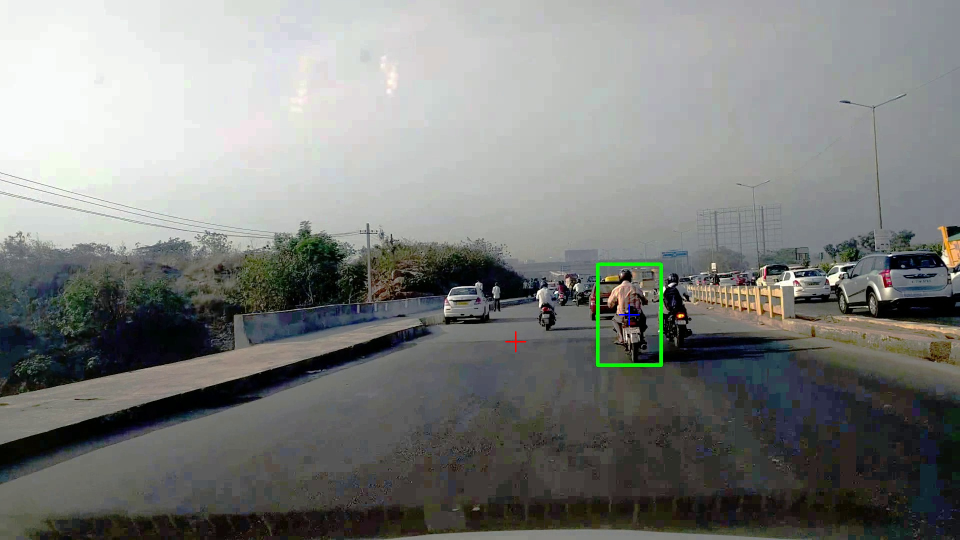
#> input picture wandb/run-20231229_210156-7oqmv3mz/files/media/images/Validation Examples 1 per Epoch_11_80078c04de2ce720b224.png, 1920 x 1080 px, given in place of frame_0000.jpg, which was not available (shown at 1/2 size)
$ jupyter execute --allow-errors data_preprocess.ipynb   (text cells are left out)
#> lines starting #> are read from the running program, lines starting #| are printed output that depends on the picture; pictures that were not available may be replaced by others from this repository, and a replacement may not be noted
[cell 1]
import os
import cv2
from tqdm import tqdm
import shutil

import numpy as np
import matplotlib.pyplot as plt
import random
from scipy.stats import wasserstein_distance
from sklearn.cluster import KMeans
import seaborn as sns

[cell 2]
input_path = '/home/anto/University/Driving-Visual-Attention/data/images'
dest_folder = '/home/anto/University/Driving-Visual-Attention/data/cropped_images'

do_cropping = False
if do_cropping:
    crop_images(input_path, dest_folder)

[cell 3]
# Extract 20 random paths, one for each driver
def extract_drivers_photos(main_folder, display = False):
    # List of dictionaries to store paths
    paths = []

    # Loop through the main path
    for driver in os.listdir(main_folder):

        if driver!= 'road_view':

            driver_folder_path = os.path.join(main_folder, driver)

            # Get a list of subfolders inside the driver folder
            subfolders = [sf for sf in os.listdir(driver_folder_path)]

            random_subfolder = random.choice(subfolders)

            # Get the path to a random image in the selected subfolder
            image_files = [f for f in os.listdir(os.path.join(driver_folder_path, random_subfolder))]

            random_image = random.choice(image_files)

            image_path = os.path.join(driver_folder_path, random_subfolder, random_image)

            # Store the driver's name and image path in a dictionary
            driver_dict = {'driver_num': driver, 'img_path': image_path}
            print(driver_dict['driver_num'], driver_dict['img_path'])
            paths.append(driver_dict)

    return paths

#> (the rest of this cell did not finish here and is left out)

[cell 4]
def RGB_histograms(image_path,choose_dim, display = False, normalize = True):
    ### ABOUT NORMALIZATION:
    ### cv2.NORM_L1 if you want a probability distribution (sum of all = 1) alpha = 1
    ### NORM_MINMAX if you want them to be scaled in the range [0,1] alpha=0, beta=1

    # Check if the expected_dim is a valid string
#> called with choose_dim = '1D', display = True, normalize = True
    if choose_dim not in ["1D","2D", "3D"]:
        raise ValueError("Expected dimension must be '1D' or '2D' or '3D")
    # Read the image
    image = cv2.imread(image_path)
#> image is the input picture: shape (1080, 1920, 3); mean B, G, R 123.6, 126.1, 124.3

    #Convert from BGR to RGB
    image_rgb = cv2.cvtColor(image, cv2.COLOR_BGR2RGB)
    if choose_dim=='1D':
        # Split the image into RGB channels
        channels = cv2.split(image_rgb)

        # Calculate histograms for each channel
        hist_red = cv2.calcHist([channels[0]], [0], None, [16], [0, 256])
#> hist_red = [145251, 123482, 137439, 134182, 132500, 141115, 132574, 117979, 133310, 131320, 130226, 130248, 122418, 119591, 118832, 123133]
        hist_green = cv2.calcHist([channels[1]], [0], None, [16], [0, 256])
#> hist_green = [129248, 118250, 142610, 132875, 129579, 143815, 132373, 123570, 134330, 126836, 140073, 108303, 129689, 137391, 119833, 124825]
        hist_blue = cv2.calcHist([channels[2]], [0], None, [16], [0, 256])
#> hist_blue = [146837, 129314, 129993, 137008, 135073, 144660, 143304, 118155, 113498, 122378, 136329, 144419, 115963, 132823, 112286, 111560]

        # Normalize the histograms
        if normalize:
            hist_red = cv2.normalize(hist_red,None, alpha=1,norm_type=cv2.NORM_L1)
#> hist_red = [0.07, 0.0595, 0.0663, 0.0647, 0.0639, 0.0681, 0.0639, 0.0569, 0.0643, 0.0633, 0.0628, 0.0628, 0.059, 0.0577, 0.0573, 0.0594]
            hist_green = cv2.normalize(hist_green,None, alpha=1, norm_type=cv2.NORM_L1)
#> hist_green = [0.0623, 0.057, 0.0688, 0.0641, 0.0625, 0.0694, 0.0638, 0.0596, 0.0648, 0.0612, 0.0676, 0.0522, 0.0625, 0.0663, 0.0578, 0.0602]
            hist_blue = cv2.normalize(hist_blue,None, alpha=1, norm_type=cv2.NORM_L1)
#> hist_blue = [0.0708, 0.0624, 0.0627, 0.0661, 0.0651, 0.0698, 0.0691, 0.057, 0.0547, 0.059, 0.0657, 0.0696, 0.0559, 0.0641, 0.0542, 0.0538]

    if choose_dim=='3D':
        hist_3D = cv2.calcHist([image_rgb], [0, 1, 2], None, [4, 4, 4], [0, 256, 0, 256, 0, 256])
        if normalize:
            hist_3D = cv2.normalize(hist_3D,None, alpha=1, norm_type=cv2.NORM_L1)
        hist_3D = hist_3D.flatten()

    # Plot the 3 histograms
    if display:
        # Image subplot
        plt.figure(figsize=(15, 3))
        plt.imshow(image_rgb), plt.title('Image')
        if choose_dim=='3D':
            plt.figure(figsize=(10, 5))
            plt.plot(hist_3D)
            plt.title('Flattened 3D RGB Histogram')
            plt.xlabel('Bin')
            plt.ylabel('Normalized Frequency')
        if choose_dim=='1D':
            plt.figure(figsize=(15, 8))
            # RGB histograms
            plt.subplot(231), plt.plot(hist_red, color='red'), plt.title('Red Channel Histogram')
            plt.subplot(232), plt.plot(hist_green, color='green'), plt.title('Green Channel Histogram')
            plt.subplot(233), plt.plot(hist_blue, color='blue'), plt.title('Blue Channel Histogram')

    if choose_dim =='3D':
        return hist_3D
    if choose_dim =='1D':
        return hist_red, hist_green, hist_blue


def HSV_histogram(image_path, choose_dim, normalize = True,  display = False):
    # Read the image
    image = cv2.imread(image_path)

    # Convert the image to HSV
    hsv_image = cv2.cvtColor(image, cv2.COLOR_BGR2HSV)

    # Check if the expected_dim is a valid string
    if choose_dim not in ["1D", "2D", "3D"]:
        raise ValueError("Expected dimension must be '1D' or '2D' or '3D")

    ## Parameters
    h_bins = 64
    s_bins = 64
    v_bins = 64
    # hue varies from 0 to 179, saturation from 0 to 255
    h_ranges = [0, 180]
    s_ranges = [0, 256]
    v_ranges = [0, 256]

    if choose_dim == '3D':
        channels=[0,1,2]
        histSize = [4, 4, 4]
        ranges = h_ranges + s_ranges + v_ranges# concat lists

        # Calculate a 3D histogram for Hue and Saturation and Value
        hist_3d = cv2.calcHist([hsv_image], channels,  None, histSize, ranges, accumulate=False)

        # Normalize the histogram
        if normalize:
            hist_3d = cv2.normalize(hist_3d,None, alpha=1, norm_type=cv2.NORM_L1)

        #Flatten otherwise impossible to visualize and use
        hist_3d = hist_3d.flatten()


    if choose_dim == '2D':
        histSize = [8, 16]
        ranges = h_ranges + s_ranges # concat lists
        # Use the 0-th and 1-st channels (just Hue and Saturation)
        channels = [0, 1]
        # Calculate a 2D histogram for Hue and Saturation
        hist_2d = cv2.calcHist([hsv_image], channels,  None, histSize, ranges, accumulate=False)

        # Normalize the histogram
        if normalize:
            hist_2d = cv2.normalize(hist_2d,None, alpha=1, norm_type=cv2.NORM_L1)

    if choose_dim == '1D':
        # Split the HSV image into individual channels
        h_channel, s_channel, v_channel = cv2.split(hsv_image)

        # Calculate histograms for each channel
        h_hist = cv2.calcHist([h_channel], [0], None, [h_bins], h_ranges)
        s_hist = cv2.calcHist([s_channel], [0], None, [s_bins], s_ranges)
        v_hist = cv2.calcHist([v_channel], [0], None, [v_bins], v_ranges)
        if normalize:
            h_hist = cv2.normalize(h_hist,None, alpha=1, norm_type=cv2.NORM_L1)
            s_hist = cv2.normalize(s_hist,None, alpha=1, norm_type=cv2.NORM_L1)
            v_hist = cv2.normalize(v_hist, None, alpha=1, norm_type=cv2.NORM_L1)


    if display:
        # Display original image, HSV image, and 2D histogram side by side
        plt.figure(figsize=(15, 3))
        # Original image subplot
        plt.subplot(121)
        plt.imshow(cv2.cvtColor(image, cv2.COLOR_BGR2RGB))
        plt.title('Original Image')
        plt.axis('off')
        # HSV image subplot
        plt.subplot(122)
        plt.imshow(hsv_image)
        plt.title('HSV Image')
        plt.axis('off')
        if choose_dim == '2D':
            plt.figure(figsize=(10, 5))
            # 2D histogram subplot
            plt.imshow(hist_2d, interpolation='nearest', cmap='viridis')
            plt.title('2D Histogram')
            plt.xlabel('Hue')
            plt.ylabel('Saturation')
            plt.colorbar()

        if choose_dim == '1D':
            # Plot the histograms
            plt.figure(figsize=(15, 8))
            plt.subplot(231)
            plt.plot(h_hist, color='blue')
            plt.title('Hue Histogram')
            plt.subplot(232)
            plt.plot(s_hist, color='grey')
            plt.title('Saturation Histogram')
            plt.subplot(233)
            plt.plot(v_hist, color='black')
            plt.title('Value Histogram')
        if choose_dim == '3D':
            plt.figure(figsize=(10, 5))
            plt.plot(hist_3d)
            plt.title('Flattened 3D HSV Histogram')
            plt.xlabel('Bin')
            plt.ylabel('Normalized Frequency')


    if choose_dim == '2D':
        return hist_2d.flatten()
    if choose_dim == '3D':
        return hist_3d
    if choose_dim == '1D':
        return h_hist, s_hist, v_hist

[cell 5]
def encode_hex(color):
    b, g, r = color
    hex_value = '#{0:02x}{1:02x}{2:02x}'.format(r, g, b)
    #print(hex_value)
    return hex_value

def color_distribution(image_path, number_of_colors=16, display = True):
    # Read image into range 0 to 1
    img = cv2.imread(image_path) / 255

    # Quantize to specified number of colors using k-means
    h, w, c = img.shape
    img2 = img.reshape(h * w, c)
    kmeans_cluster = KMeans(n_clusters=number_of_colors,n_init=10)
    kmeans_cluster.fit(img2)
    cluster_centers = kmeans_cluster.cluster_centers_
    cluster_labels = kmeans_cluster.labels_

    # Scale back to range 0-255 and reshape
    img3 = cluster_centers[cluster_labels].reshape(h, w, c) * 255.0
    img3 = img3.astype('uint8')

    # Reshape img to 1 column of 3 colors
    img4 = img3.reshape(-1, 3)

    # Get the unique colors
    colors, counts = np.unique(img4, return_counts=True, axis=0)
    unique = list(zip(colors, counts))

    if display:
        # Plot each color
        fig, (ax1, ax2) = plt.subplots(2, 1, figsize=(15, 10))
        for i, (color, count) in enumerate(unique):
            ax2.bar(i, count, color=encode_hex(color))
        ax2.set_title('Color Distribution')
        # Display the processed image
        ax1.imshow(cv2.cvtColor(img3, cv2.COLOR_BGR2RGB))
        ax1.set_title('Image with Clustered Colors')

    return unique

[cell 6]
random_image_path = '/home/anto/University/Driving-Visual-Attention/data/cropped_images/driver20/sample108/frame_0000.jpg'
r,g,b = RGB_histograms(random_image_path,choose_dim='1D',display = True)
#> r has the same summary as hist_red in RGB_histograms; g has the same summary as hist_green in RGB_histograms; b has the same summary as hist_blue in RGB_histograms
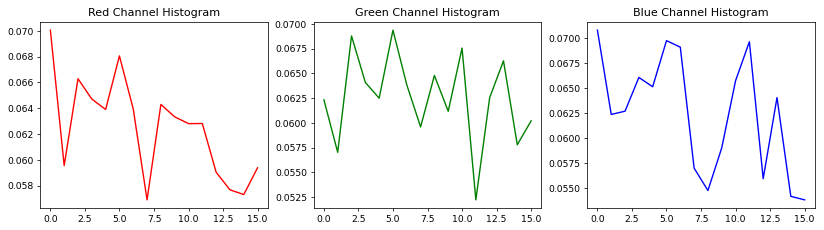
#> figure drawn by matplotlib, 3 panels; panel 1: curve peaks at x = 0, y = 0.07; panel 2: curve peaks at x = 5, y = 0.0694; panel 3: curve peaks at x = 0, y = 0.0708

[cell 7]
hist_3D = RGB_histograms(random_image_path,choose_dim='3D',display = True)
#> hist_3D = 64 values, max 0.225 at index 63, min 0 at index 2, mean 0.0156
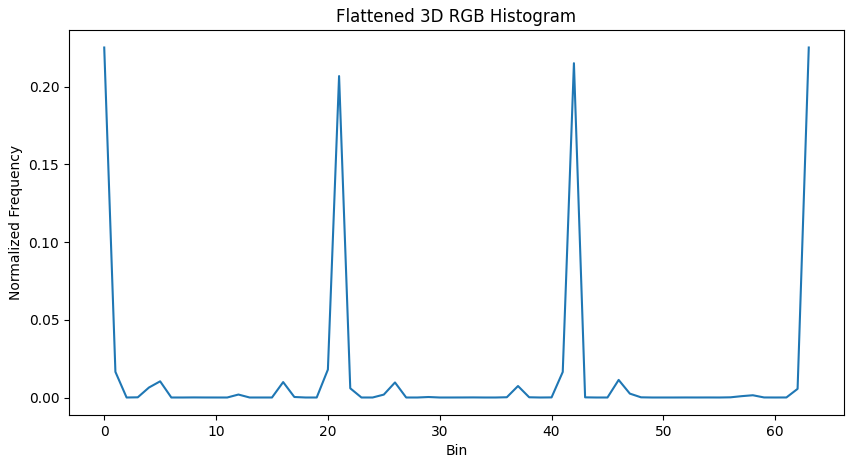
#> figure drawn by matplotlib, 1 panel; curve peaks at x = 63, y = 0.225

[cell 8]
hsv_hist_2D = HSV_histogram(random_image_path,choose_dim='3D',display = True)
#> in HSV_histogram, `hsv_image = cv2.cvtColor(image, cv2.COLOR_BGR2HSV)`: hsv_image: shape (1080, 1920, 3); mean H, S, V 64.9, 38.8, 129.6
#> in HSV_histogram, `hist_3d = hist_3d.flatten()`: hist_3d = 64 values, max 0.175 at index 19, min 0 at index 39, mean 0.0156
#> hsv_hist_2D has the same summary as hist_3d in HSV_histogram
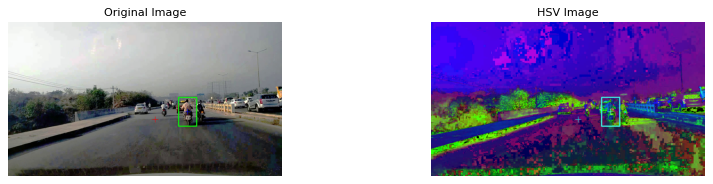
#> figure drawn by matplotlib, 2 panels
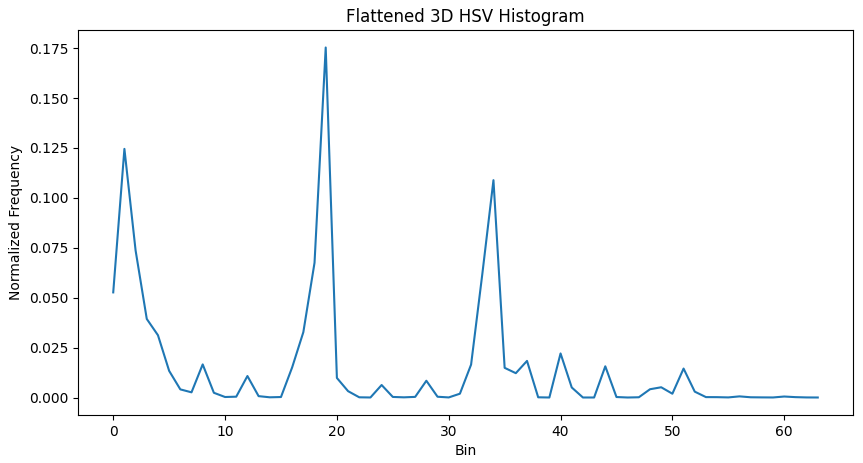
#> figure drawn by matplotlib, 1 panel; curve peaks at x = 19, y = 0.175

[cell 9]
hist_2d = HSV_histogram(random_image_path,choose_dim='2D',display = True)
#> hist_2d = 128 values, max 0.146 at index 48, min 7.72e-06 at index 110, mean 0.00781
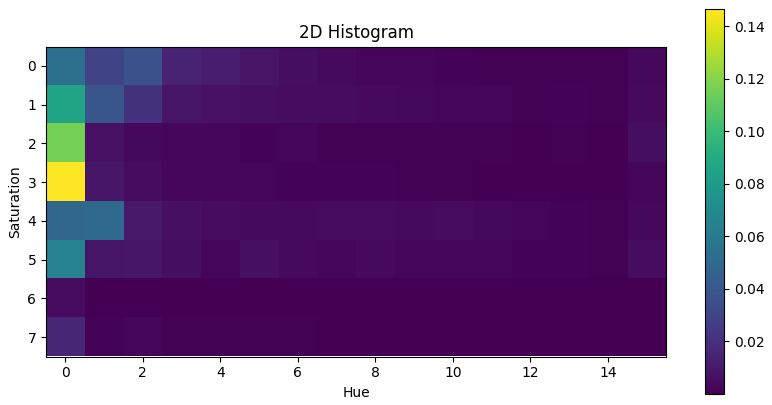
#> figure drawn by matplotlib, 2 panels

[cell 10]
h_hist, s_hist, v_hist = HSV_histogram(random_image_path,choose_dim='1D',display = True)
#> call 3 of HSV_histogram, with choose_dim = '1D', normalize = True, display = True
#> in HSV_histogram (call 3), `h_channel, s_channel, v_channel = cv2.split(hsv_image)`:
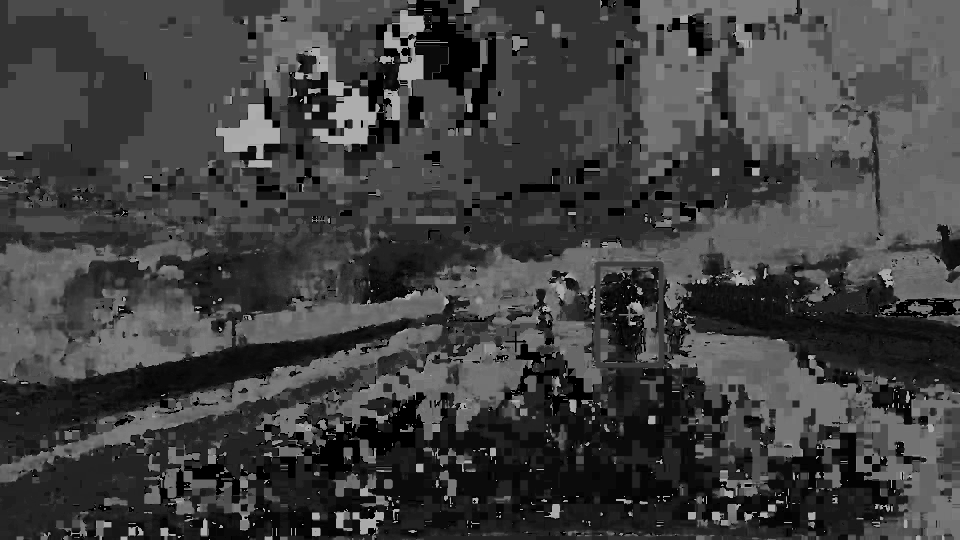
#> h_channel: shape (1080, 1920) (shown at 1/2 size); min 0, max 179, mean 64.9
#> in HSV_histogram (call 3), `h_channel, s_channel, v_channel = cv2.split(hsv_image)`:
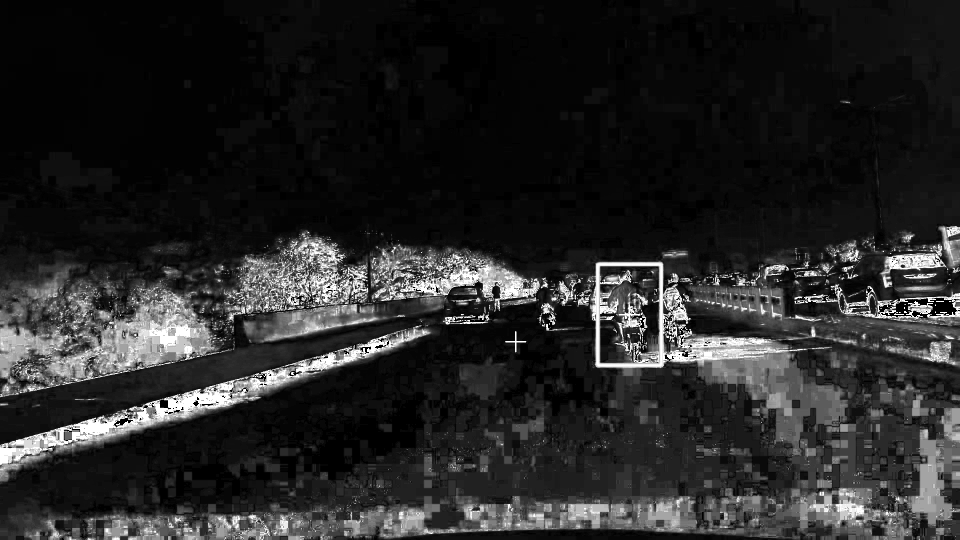
#> s_channel: shape (1080, 1920) (shown at 1/2 size); min 0, max 255, mean 38.8
#> in HSV_histogram (call 3), `h_channel, s_channel, v_channel = cv2.split(hsv_image)`:
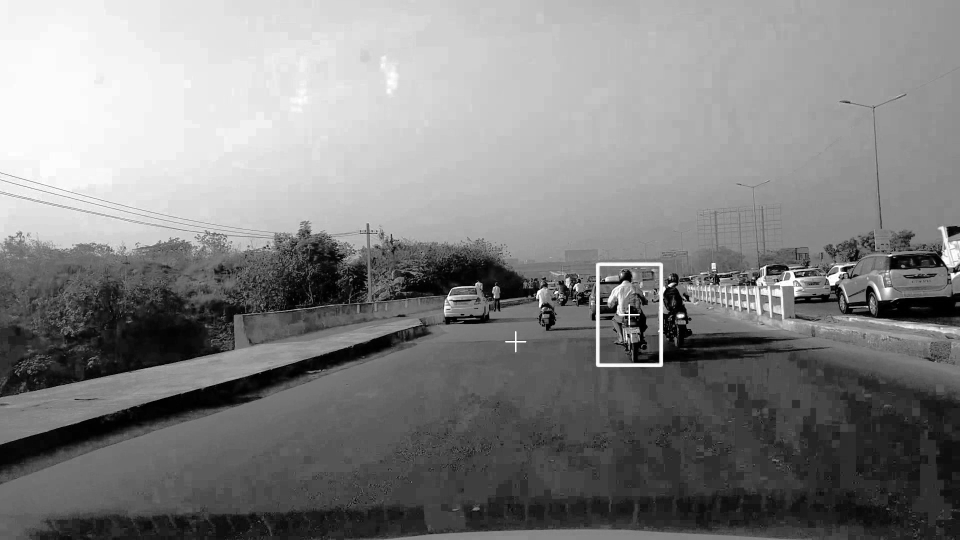
#> v_channel: shape (1080, 1920) (shown at 1/2 size); min 0, max 255, mean 129.6
#> in HSV_histogram (call 3), `h_hist = cv2.calcHist([h_channel], [0], None, [h_bins], h_ranges)`: h_hist = 64 values, max 230719 at index 26, min 115 at index 52, mean 32400
#> in HSV_histogram (call 3), `s_hist = cv2.calcHist([s_channel], [0], None, [s_bins], s_ranges)`: s_hist = 64 values, max 372468 at index 1, min 391 at index 62, mean 32400
#> in HSV_histogram (call 3), `v_hist = cv2.calcHist([v_channel], [0], None, [v_bins], v_ranges)`: v_hist = 64 values, max 53218 at index 62, min 6646 at index 63, mean 32400
#> in HSV_histogram (call 3), `h_hist = cv2.normalize(h_hist,None, alpha=1, norm_type=cv2.NORM_L1)`: h_hist = 64 values, max 0.111 at index 26, min 5.55e-05 at index 52, mean 0.0156
#> in HSV_histogram (call 3), `s_hist = cv2.normalize(s_hist,None, alpha=1, norm_type=cv2.NORM_L1)`: s_hist = 64 values, max 0.18 at index 1, min 0.000189 at index 62, mean 0.0156
#> in HSV_histogram (call 3), `v_hist = cv2.normalize(v_hist, None, alpha=1, norm_type=cv2.NORM_L1)`: v_hist = 64 values, max 0.0257 at index 62, min 0.00321 at index 63, mean 0.0156
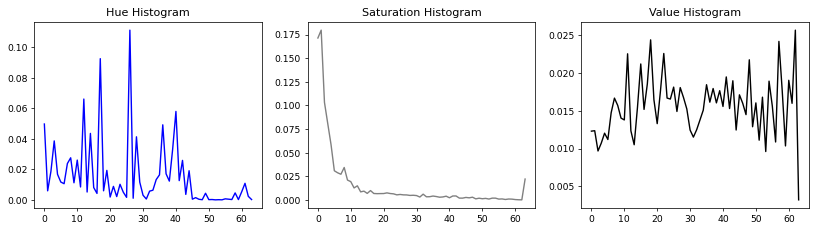
#> figure drawn by matplotlib, 3 panels; panel 1: curve peaks at x = 26, y = 0.111; panel 2: curve peaks at x = 1, y = 0.18; panel 3: curve peaks at x = 62, y = 0.0257

[cell 11]
color_dist = color_distribution(random_image_path, display = True)
